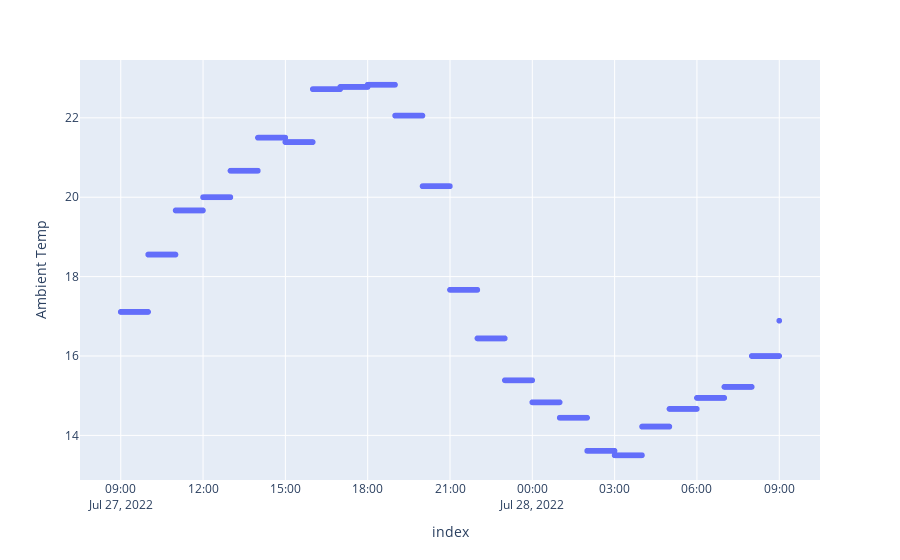

Notebook cell for this chart:
### Code cell
px.scatter(b01_dt, y="Ambient Temp")

### Figure 1 — Plotly figure (JSON) as saved in the notebook; plotly's stock layout.template omitted (floating-point values rounded to 4 significant figures; data arrays with more than 128 entries replaced by an {"elided": "..."} marker saying what was removed)
{"data": [{"hovertemplate": "index=%{x}<br>Ambient Temp=%{y}<extra></extra>", "legendgroup": "", "marker": {"color": "#636efa", "symbol": "circle"}, "mode": "markers", "name": "", "showlegend": false, "type": "scattergl", "x": {"elided": "5761 str values"}, "xaxis": "x", "y": {"elided": "5761 float values"}, "yaxis": "y"}], "layout": {"legend": {"tracegroupgap": 0}, "margin": {"t": 60}, "xaxis": {"anchor": "y", "domain": [0, 1], "title": {"text": "index"}}, "yaxis": {"anchor": "x", "domain": [0, 1], "title": {"text": "Ambient Temp"}}}}
